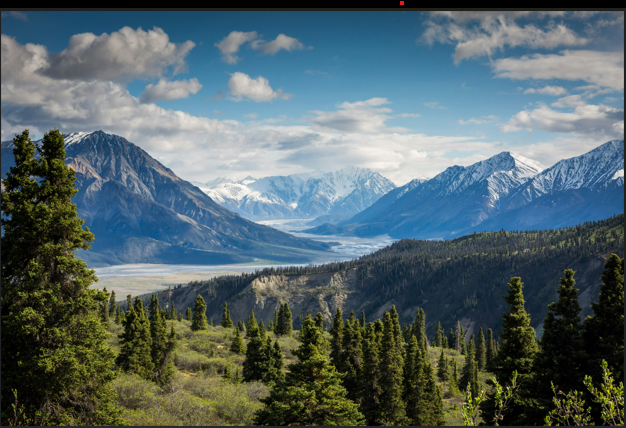
#> input picture Image_praktik/gng.png, 626 x 428 px
$ python getting_setting.py
#> lines starting #> are read from the running program, lines starting #| are printed output that depends on the picture; after the words box and inside, x2 and y2 are one past the last pixel; in counts of white or black regions, pixels touching at a corner belong together
from __future__ import print_function
import os
import cv2

# Membuat parser argumen
# ap = argparse.ArgumentParser()
# ap.add_argument(
#     "-i",
#     "--image",
#     required=True,
#     help="Path ke file gambar"
# )
# args = vars(ap.parse_args())

imagePath = os.path.join(".", "gng.png")

# Membaca gambar dari path
image = cv2.imread(imagePath)
#> image is the input picture: shape (428, 626, 3); mean B, G, R 104.6, 101.4, 84.1
cv2.imshow("Original", image)

# Mengambil nilai RGB di pixel (0, 0)
(b, g, r) = image[0, 0]
#> b = 0; g = 0; r = 0
print("Pixel di (0, 0) - Red: {}, Green: {}, Blue: {}".format(r, g, b))
#| Pixel di (0, 0) - Red: 0, Green: 0, Blue: 0

# Mengubah pixel (0, 0) menjadi merah
image[0, 0] = (0, 0, 255)
#> image: shape (428, 626, 3); under 0.01% of pixels changed, all inside (x1, y1, x2, y2) = (0, 0, 1, 1)
(b, g, r) = image[0, 0]
#> r = 255
print("Pixel di (0, 0) setelah diubah - Red: {}, Green: {}, Blue: {}".format(r, g, b))
#| Pixel di (0, 0) setelah diubah - Red: 255, Green: 0, Blue: 0

# Menampilkan area pojok kiri atas
corner = image[0:100, 0:100]
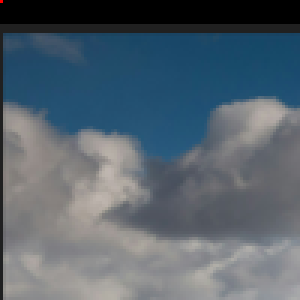
#> corner: shape (100, 100, 3) (shown 3 times larger); mean B, G, R 110.5, 99.9, 86.5
cv2.imshow("Corner", corner)

# Mengubah area pojok kiri atas menjadi hijau
image[0:100, 0:100] = (0, 255, 0)
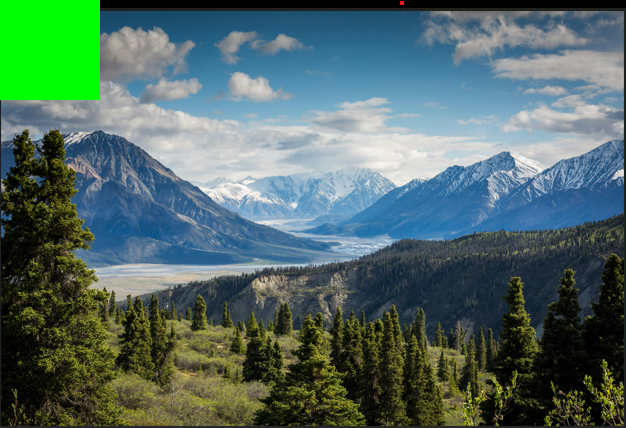
#> image: shape (428, 626, 3); mean B, G, R 100.5, 107.2, 80.9
cv2.imshow("Updated", image)

cv2.waitKey(0)
cv2.destroyAllWindows()
